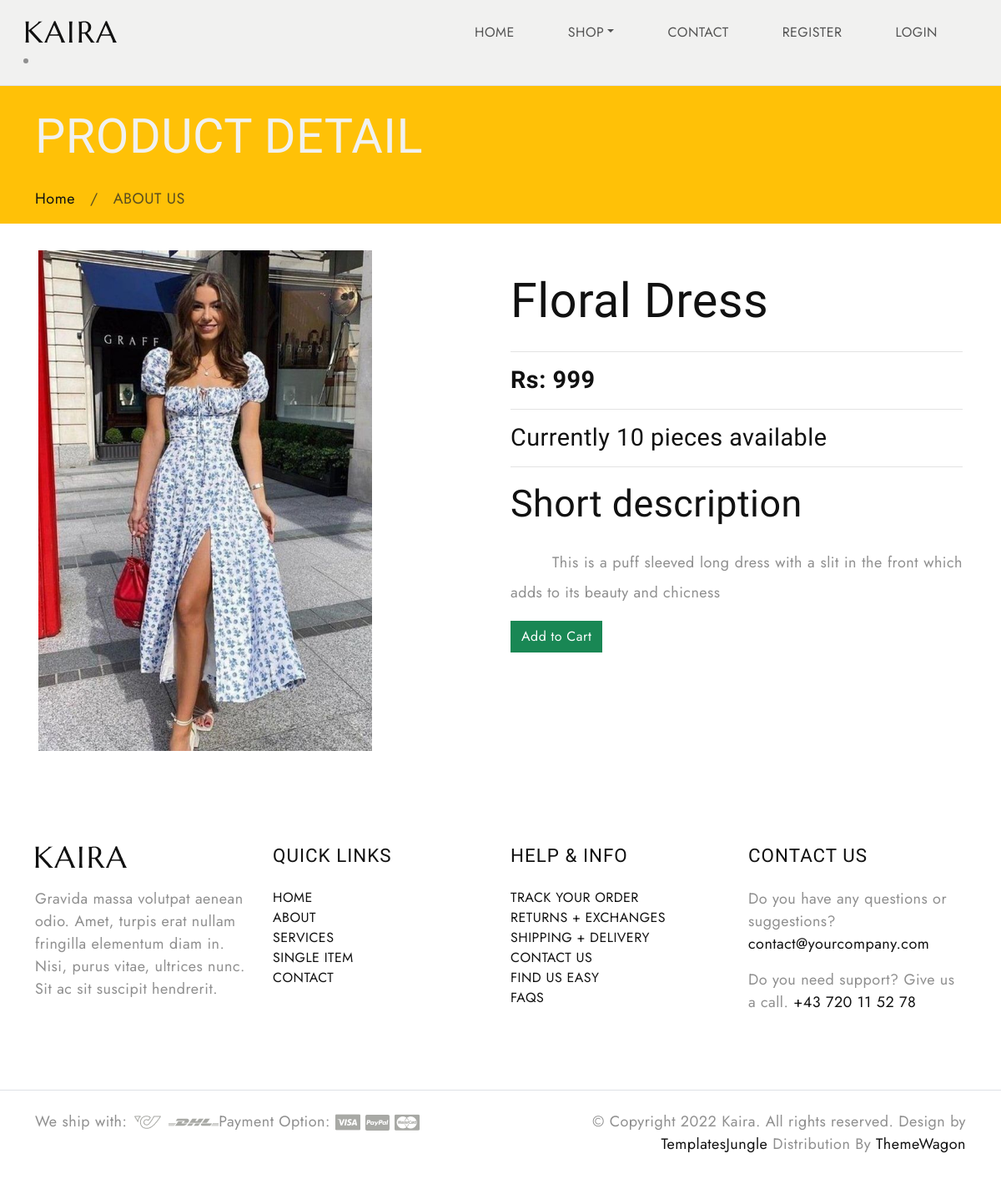
The app's page /productdetail/3, older data.
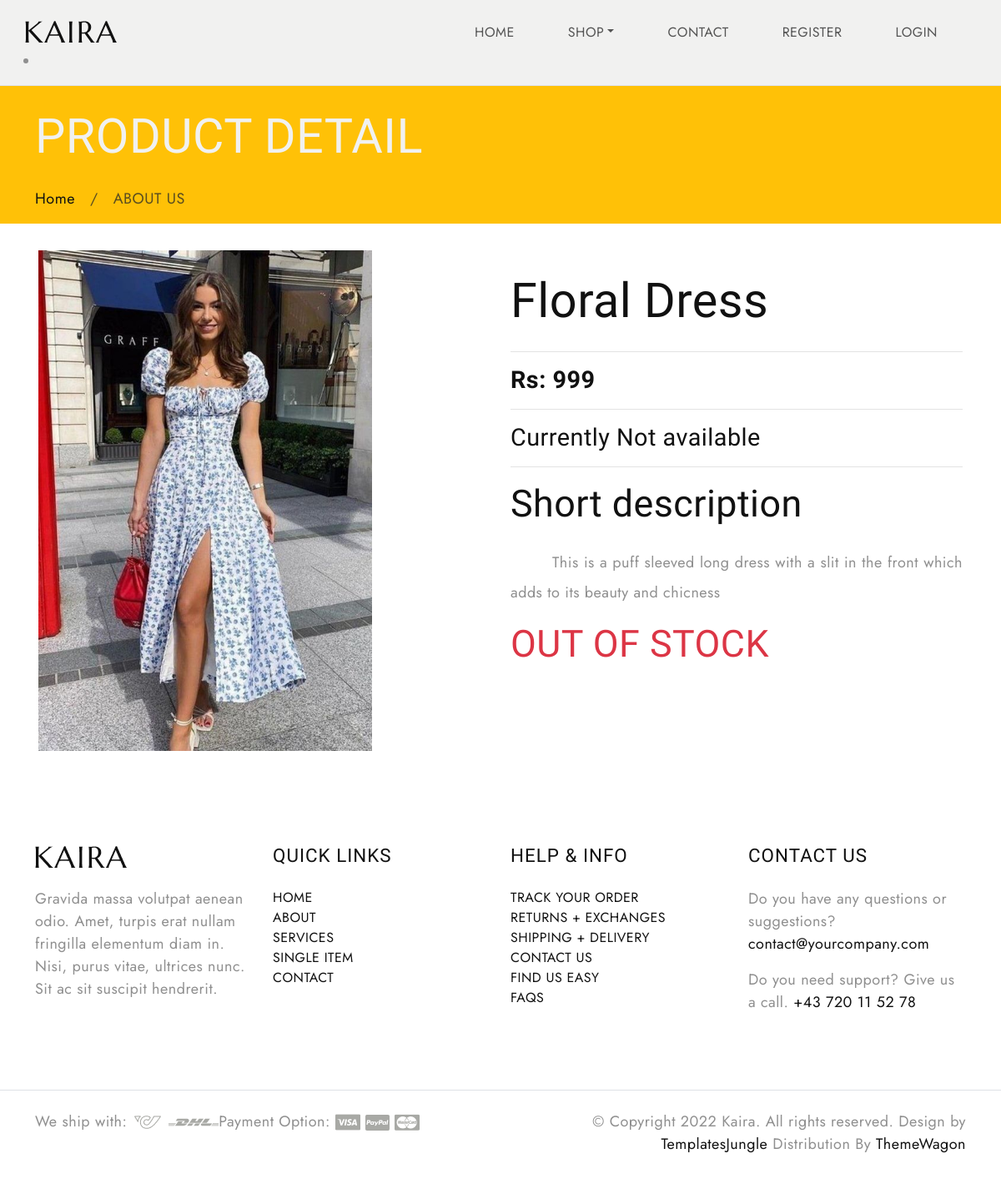
The same page, newer data.
### shop/models.py (models this page shows, shortened)
class Product(models.Model):
    name = models.CharField(max_length=200)
    image = models.ImageField(upload_to='products/')
    description = models.TextField()
    price = models.IntegerField()
    stock = models.IntegerField(null=True)
    availability =models.BooleanField(default=True,null=True)
    gender= models.CharField(max_length=200,default='unisex',null=True)
    category = models.ForeignKey(Category,on_delete=models.CASCADE,related_name='products',null=True)
    created = models.DateTimeField(auto_now_add=True,null=True)
    updated = models.DateTimeField(auto_now=True,null=True)

### shop/views.py (the view)
# urls.py: path('productdetail/<int:i>',views.ProductDetail.as_view(),name='productdetail'),
class ProductDetail(View):
    def get(self, request,i):
        p=Product.objects.get(id=i)
        context = {'product': p}
        return render(request, 'productdetail.html',context)

### cart/context_processors.py (called while the page is built)
def cart_items(request):
    total = 0
    if request.user.is_authenticated:
       u=request.user
       c=Cart.objects.filter(user=u)
       for i in c:
           total=total+i.quantity
    return {'total':total}

### shop/context_processors.py (called while the page is built)
def menu_links(request):
    c=Category.objects.all()
    return {'links':c}

### templates/productdetail.html
{% extends 'base.html' %}
{% load static %}
{% block content %}
<div class="all-title-all mb-3 bg-warning">
        <div class="container ">
            <div class="row">
                <div class="col-lg-12">
                    <h2 class="text-light">PRODUCT DETAIL</h2>
                    <ul class="breadcrumb">
                        <li class="breadcrumb-item"><a href="{% url 'home' %}">Home</a></li>
                        <li class="breadcrumb-item active">ABOUT US</li>
                    </ul>
                </div>
            </div>
        </div>
    </div>
   <div class="about-box-main">
        <div class="container  p-3 mb-3 mt-3">
            <div class="row">
				<div class="col-lg-6">
                    <div class="banner-frame"> <img class="" src="{{product.image.url}}" alt="" height="600px">
                    </div>
                </div>
                <div class="col-lg-6">
                    <h2 class="noo-sh-title-top"><span>{{product.name}}</span></h2>
                    <hr>
                    <h4 class="mt-3"><b>Rs: {{product.price}}</b></h4>
                    <hr>
                    <h4 class="mt-3">Currently {% if product.stock > 0 %}
                                                      {{product.stock }} pieces available
                                               {% else %} Not available
                                                {% endif %}</h4>
                    <hr>
                    <h3 class="mt-3">Short description</h3>
                    <p style="text-align:justify;line-height:2;text-indent:50px;">{{product.description}}</p>
                    {% if user.is_superuser == True %}
                    <a class="btn btn-success" href="{% url 'shop:addstock' product.id %}">Add stock</a>
                    {% else %}
                      {% if product.stock > 0 %}
					     <a class="btn btn-success" href="{% url 'cart:addtocart' product.id %}">Add to Cart</a>
                      {% else %}
                    <h3 class="mt-3 text-danger">OUT OF STOCK</h3>
                    {% endif %}
                    {% endif %}
                </div>
            </div>
        </div>
    </div>
{% endblock %}

Row changes from the older to the newer data that the page shows:
changed Product "Floral Dress": stock "10" → (not shown)
Text that changed along with them:
text no longer shown: "pieces available Add to Cart"
text now shown: "Not available OUT OF STOCK"
